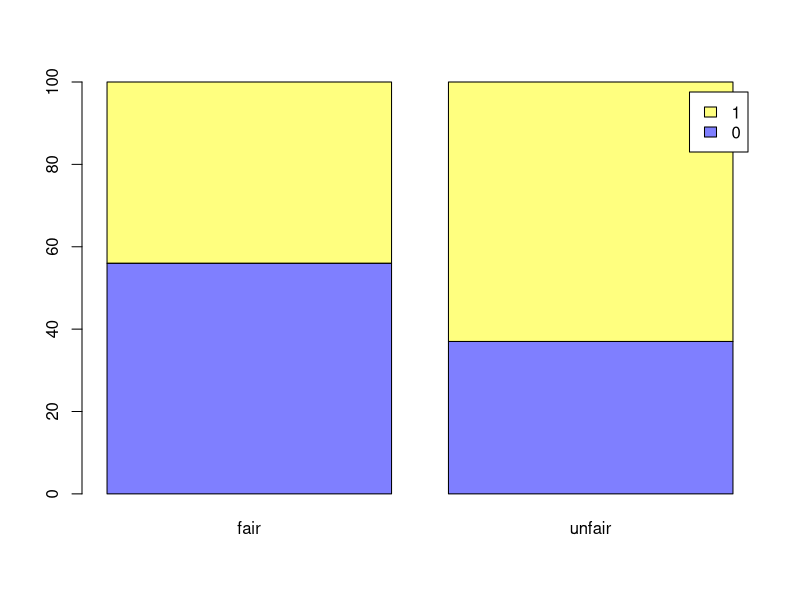
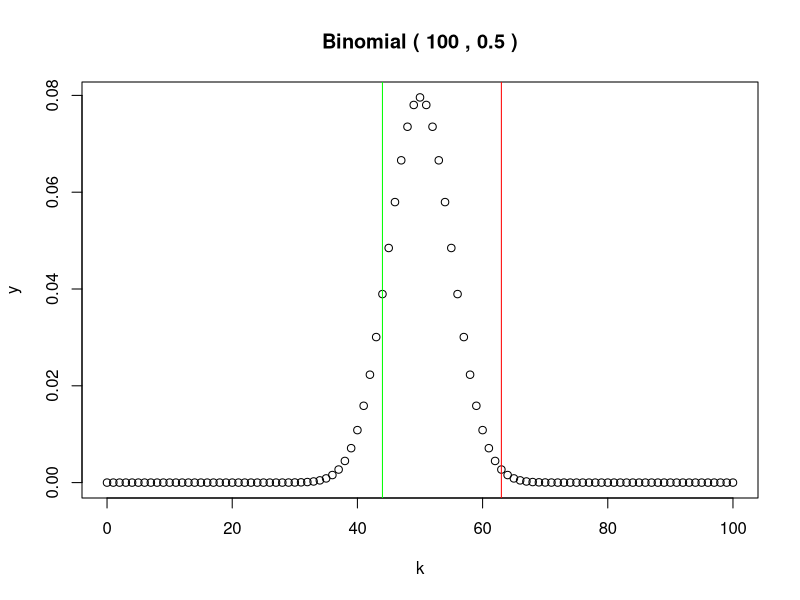
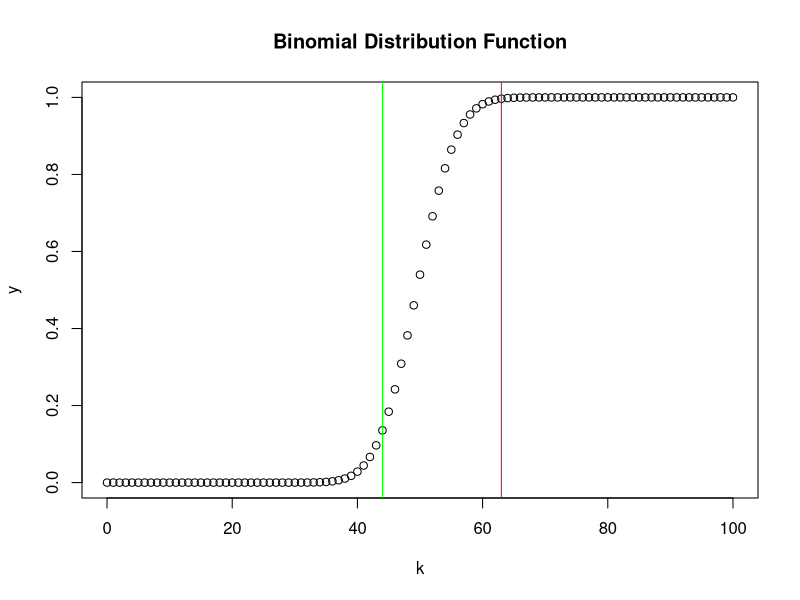
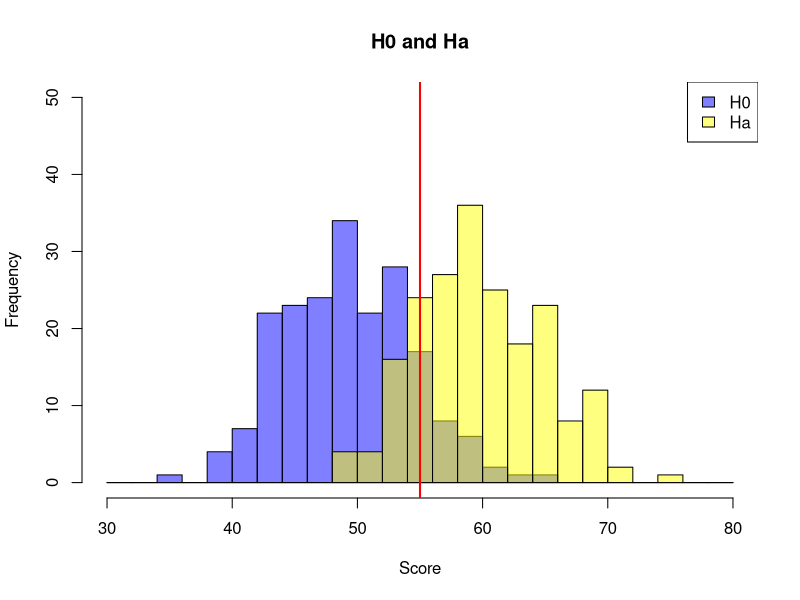
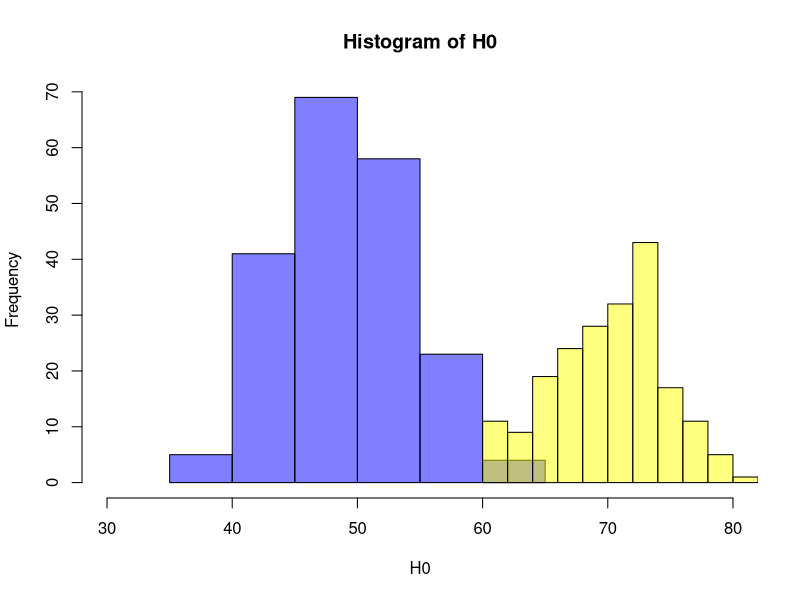
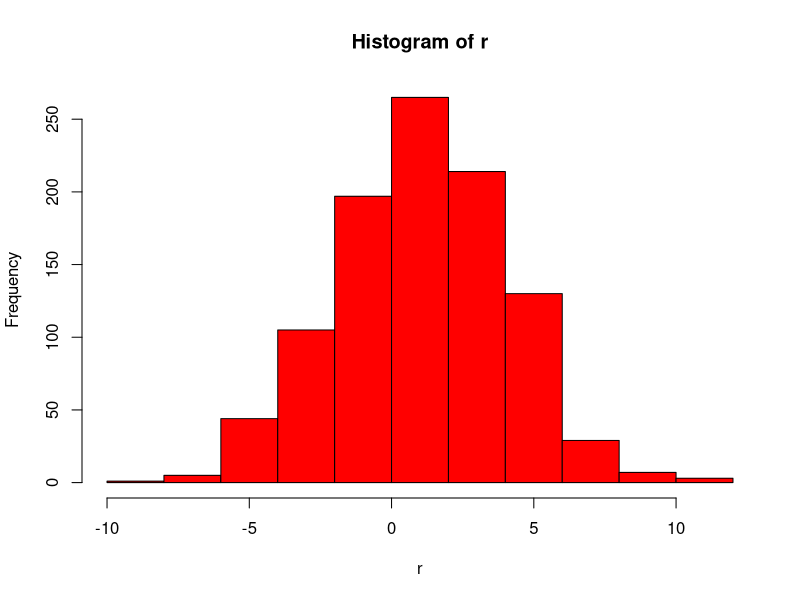

The R source for these figures, in order:
## ---- chunk 1
coins=c(0,1)  # ~ (tail, head="success")

sample(coins,10,replace=TRUE)   # throw coins 20 times
sample(coins,10,replace=TRUE)   # and again (pseudorandom number!)
sample(coins,10,replace=TRUE)   # and again (pseudorandom number!)

# random number generators need a seed variable
# usually this is implicitly set by some time stamp and process ID: --> ?set.seed
# here we set it explicitly based on some fixed integer (123 is arbit)
set.seed(123)     # 123 is arbitrary
sample(coins,10,replace=TRUE)   
set.seed(123)    # use _identical_ seed
sample(coins,10,replace=TRUE)   # deterministic result
## ---- chunk 2
N=100         # number of throws
# two coins, each thrown N times
fair=sample(coins,N,replace=TRUE)                      # unbiased sampling (fair coin)
unfair=sample(coins,N,replace=TRUE, prob=c(0.4,0.6))   # biased sampling

# generate table of counts
counts=cbind(fair=table(fair),unfair=table(unfair))

# define some (non-default) colors for barplot
myblue=rgb(0,0,1,0.5)
myyell=rgb(1,1,0,0.5)
barplot(counts, col=c(myblue,myyell), legend.text=TRUE)
## ---- chunk 3
fair_head=sum(fair)
unfair_head=sum(unfair)
cat("fair=", fair_head, "unfair=", unfair_head)
## ---- chunk 4
k=0:100
y=dbinom(k, size=N, prob=0.5)
title=paste("Binomial (",N,",",0.5,")")
plot(k,y, main=title)
abline(v=fair_head, col="green") # plot observation from fair coin
abline(v=unfair_head, col="red") # plot observation from unfair coin

# same for cummulative distribution function
y=pbinom(k,size=N,prob=0.5)
plot(k,y, main="Binomial Distribution Function")
abline(v=fair_head, col="green") # plot observation from fair coin
abline(v=unfair_head, col="red") # plot observation from unfair coin
## ---- chunk 5
pf=pbinom(fair_head-1,   size=100, prob=0.5, lower.tail=FALSE)   # why "fair_head - 1" ?
pu=pbinom(unfair_head-1, size=100, prob=0.5, lower.tail=FALSE) 
cat("p(fair)=", pf, "p(unfair)=", pu)
## ---- chunk 6
# as above: is the number of heads greater than expected by chance
bt=binom.test(unfair_head, 100, 0.5, alternative="greater")  
bt$p.value

# two.sided: is the number of heads higher or lower than expected by chance
bt=binom.test(unfair_head, 100, 0.5, alternative="two.sided") 
bt$p.value  # here: = 2 x one-sided (because of symmetry for prob=0.5)

# binom.test() returns more information 
# e.g. 95% confidence interval for success probability
bt$conf.int  # does the confidence interval include p=0.5?
## ---- chunk 7
NR=200
#1. generate number of heads from NR experiments
H0 = rbinom(NR, size=N, prob=0.5)

#2. convert vector H0 to vector of p-values
p0 = pbinom(H0-1, size=N, prob=0.5, lower.tail=FALSE) 

head(sort(p0)) # some p-values are small

# discretization of surprisal (acceptance/rejection). R. Fisher would not have done this.
table(p0 < 0.05)
## ---- chunk 8
Ha=rbinom(NR, size=N, prob=0.6)
## ---- chunk 9
# set up some graphics parameters for convenience
br=seq(30,80,2)

# plot histograms
hist(H0, breaks=br, col= myblue, xlim=c(30,80), ylim=c(0,50), xlab= "Score", main="H0 and Ha")
hist(Ha, breaks=br, col= myyell, add=TRUE)
legend("topright", c("H0","Ha"), fill=c(myblue,myyell))

# illustrate some (arbitrary) threshold
thresh=55
abline(v=thresh,lwd=2,col="red")
## ---- chunk 10
d1 = data.frame(test=H0, coin="H0")
d2 = data.frame(test=Ha, coin="Ha")
df = rbind(d1,d2)

contigencyTable = function(df,thresh) { 

  df$test=ifelse(df$test<thresh, "H0", "Ha")
  C=table(df)
  
  # Type1 = FPR = FP/[FP+TN] = 1 - Specificity = Pr (reject|H0)
  Type1=C["Ha", "H0"] / (C["Ha", "H0"] + C["H0", "H0"])

  # Type2 = FNR = FN/[TP+FN] = 1 - Sensitivity = 1 - power = 1 - recall = Pr(accept|Ha)
  Type2=C["H0", "Ha"] / (C["H0", "Ha"] + C["Ha", "Ha"])

  # PPV = TP/[TP + FP] = 1 - FDR = Pr(Ha|reject)
  PPV=C["Ha", "Ha"] / (C["Ha", "Ha"] + C["Ha", "H0"])

  # FDR = FP/[TP + FP] = 1 - PPV = Pr(H0|reject)
  FDR=C["Ha", "H0"] / (C["Ha", "Ha"] + C["Ha", "H0"])
  
  show(C)
  cat("thresh=",thresh,"Type1=",Type1,"Type2=",Type2,"power=",1-Type2,"FDR=",FDR)
}

contigencyTable(df,thresh=55)
contigencyTable(df,thresh=65)

# Increasing the bias (effect size)
Ha=rbinom(NR, size=N, prob=0.7)
d1 = data.frame(test=H0, coin="H0")
d2 = data.frame(test=Ha, coin="Ha")
hist(H0, xlim=c(30,80), col=myblue)
hist(Ha, col=myyell,add=TRUE)
contigencyTable(rbind(d1,d2), thresh=55)
## ---- chunk 11
x=rnorm(100)
d=dnorm(-10:10)
p=pnorm(-10:10)
## ---- chunk 12
r=rnorm(1000,mean=1,sd=3)
hist(r, col="red")
